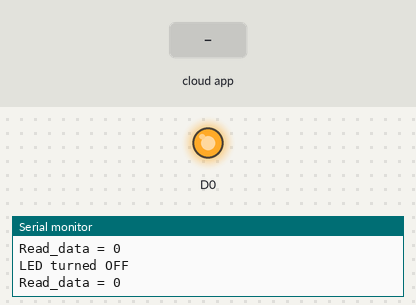
A sketch run on a simulated ESP8266 (NodeMCU). Parts: output pins drawn as LEDs (lit = HIGH), the last lines printed to the serial monitor. The test bench sets the inputs (shaded band). WiFi joins after 1.5 s; servers stay silent unless stated; the local clock reads 2024-03-15 10:24:30 at power-on unless the sketch sets it; the Firebase database answers and starts empty.

Above: at 4.4 s.
4.5 s: the phone or cloud app sets OnOff to 1
At 6.1 s:
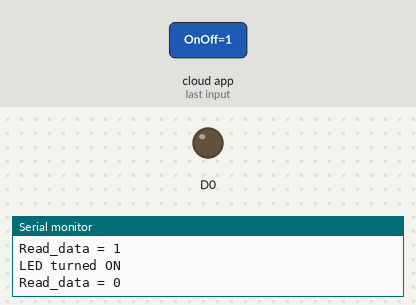
7.8 s: the phone or cloud app sets OnOff to 0
At 10.1 s:
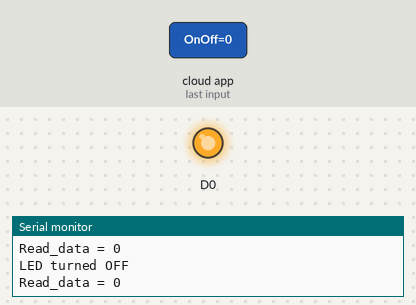
Timing chart, 0 to 11.6 s (numbered marks = the images above; inputs shaded):
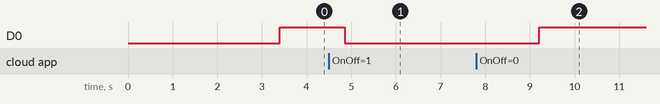

Measured:
- after the input at 4.5 s, D0: HIGH → LOW after 0.35 s
- after the input at 7.8 s, D0: LOW → HIGH after 1.4 s

The sketch:

Arduino_src_file.ino
```cpp
#include <ESP8266WiFi.h>
#include <FirebaseESP8266.h>
#include <time.h>


#define FIREBASE_HOST "nodemcu-94e5b-default-rtdb.asia-southeast1.firebasedatabase.app/"
#define FIREBASE_AUTH "AIzaSyCHATkM-Iuwomndz6ZZrgaF2FxgfTS0Y7I"
#define WIFI_SSID "DINU"
#define WIFI_PASSWORD "Mayadunna755"

FirebaseData firebaseData;

int read_data = 0;
int send_data = 0;
int hour = 0;
int mins = 0;
int real_hour = 0;
int real_min = 0;
bool isbtnTrigger = false;

int timezone = 5 * 3600 + 1800;
int dst = 0;

void setup() {

  Serial.begin(9600);
  pinMode(D0, OUTPUT);

  WiFi.begin(WIFI_SSID, WIFI_PASSWORD);
  Serial.print("Connecting to ");
  Serial.print(WIFI_SSID);

  while (WiFi.status() != WL_CONNECTED) {
    Serial.print(".");
    delay(500);
  }

  Serial.println();
  Serial.print("Connected to ");
  Serial.println(WIFI_SSID);
  Serial.print("IP Address is : ");
  Serial.println(WiFi.localIP());
  Firebase.begin(FIREBASE_HOST, FIREBASE_AUTH);

  Firebase.reconnectWiFi(true);

  Serial.println();
  delay(1000);

  configTime(timezone, dst, "pool.ntp.org", "time.nist.gov");
  Serial.println("\nWaiting for Internet time");

  while (!time(nullptr)) {
    Serial.print("*");
    delay(1000);
  }
  Serial.println("\nTime response....OK");

  Firebase.setInt(firebaseData, "/OnOff", 0);
  Firebase.setInt(firebaseData, "/timer/on", 0);
  Firebase.setInt(firebaseData, "/timer/hour", 0);
  Firebase.setInt(firebaseData, "/timer/min", 0);
  Firebase.setInt(firebaseData, "/timer/running", 0);
}

void loop() {

  time_t now = time(nullptr);
  struct tm* p_tm = localtime(&now);
  real_hour = p_tm->tm_hour;
  real_min = p_tm->tm_min;

  if (Firebase.getInt(firebaseData, "/OnOff")) {

    read_data = firebaseData.intData();
    Serial.print("Read_data = ");
    Serial.println(read_data);

    if (read_data == 1) {
      Serial.println("LED turned ON");
      digitalWrite(D0, LOW);
    } else if (read_data == 0) {
      Serial.println("LED turned OFF");
      digitalWrite(D0, HIGH);
    }
    Serial.println();
  } else {
    Serial.println(firebaseData.errorReason());
  }


  if (Firebase.getInt(firebaseData, "/timer/on")) {

    read_data = firebaseData.intData();
    Serial.print("Read_data = ");
    Serial.println(read_data);

    if (read_data == 1) {
      Firebase.setInt(firebaseData, "/timer/on", 0);
      Firebase.setInt(firebaseData, "/timer/running", 1);

      if (Firebase.getInt(firebaseData, "/timer/hour")) {
        hour = firebaseData.intData();
        hour = real_hour + hour;
      }


      if (Firebase.getInt(firebaseData, "/timer/min")) {
        mins = firebaseData.intData();
        mins = real_min + mins;
      }
    } else if (read_data == 0) {
    }
    Serial.println();
  } else {
    Serial.println(firebaseData.errorReason());
  }

  if (Firebase.getInt(firebaseData, "/timer/running")) {

    read_data = firebaseData.intData();


    if (read_data == 1) {
      isbtnTrigger = true;
      if ((real_hour == 0) && hour >= 24) {
        hour = hour % 24;
        Serial.println("Target Hours = ");
        Serial.println(hour);
      }
      if ((real_min == 0) && mins >= 60) {
        mins = mins % 60;
        hour = hour + 1;
        Serial.print("Target Mins = ");
        Serial.println(mins);
        Serial.println("Target Hours = ");
        Serial.println(hour);
      }
      if ((real_hour >= hour) && (real_min >= mins)) {
        Firebase.setInt(firebaseData, "/OnOff", 0);
        Firebase.setInt(firebaseData, "/timer/running", 0);
      } else {
        Firebase.setInt(firebaseData, "/OnOff", 1);
      }
    }

    if(isbtnTrigger == true && read_data == 0){
      isbtnTrigger = false;
      Firebase.setInt(firebaseData, "/OnOff", 0);
    }
  }


  // TURN LED ON

  /* Serial.print("Minutes: ");
  Serial.println(p_tm->tm_min);
  Serial.print("Hours: ");
  Serial.println(p_tm->tm_hour); */


  // TURN LED OFF

  /* if ((p_tm->tm_hour >= 14) && (p_tm->tm_min >= 34)) {
    digitalWrite(D0, HIGH);
  } else {
    digitalWrite(D0, LOW);
  } */

  delay(1000);
}
```
